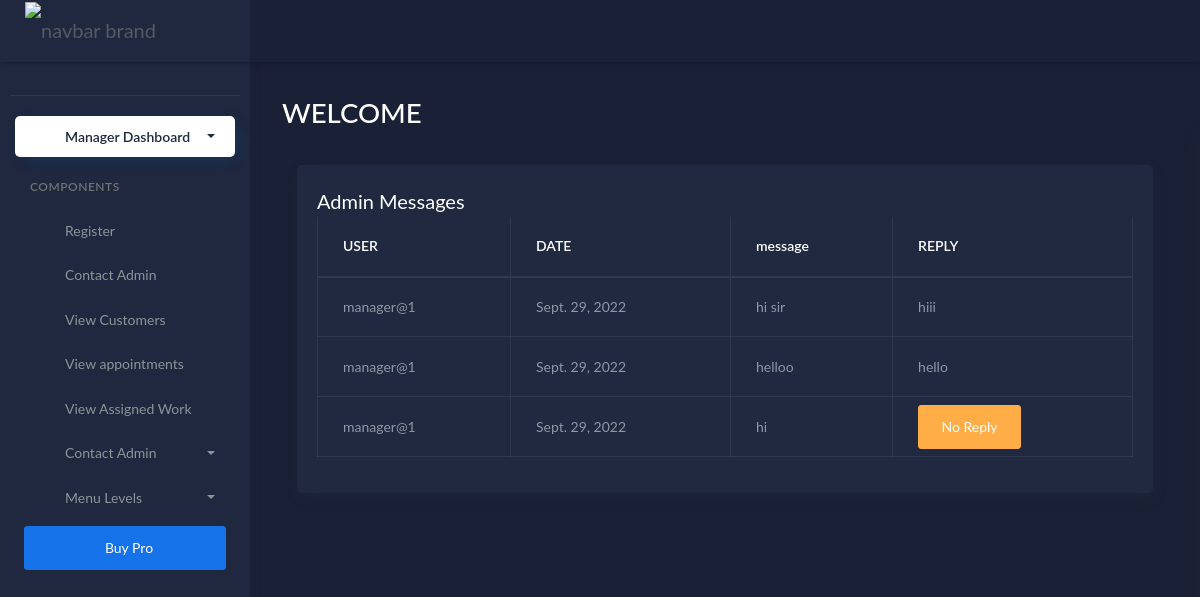
Before: /adminreplyview (signed in) with the older database file.
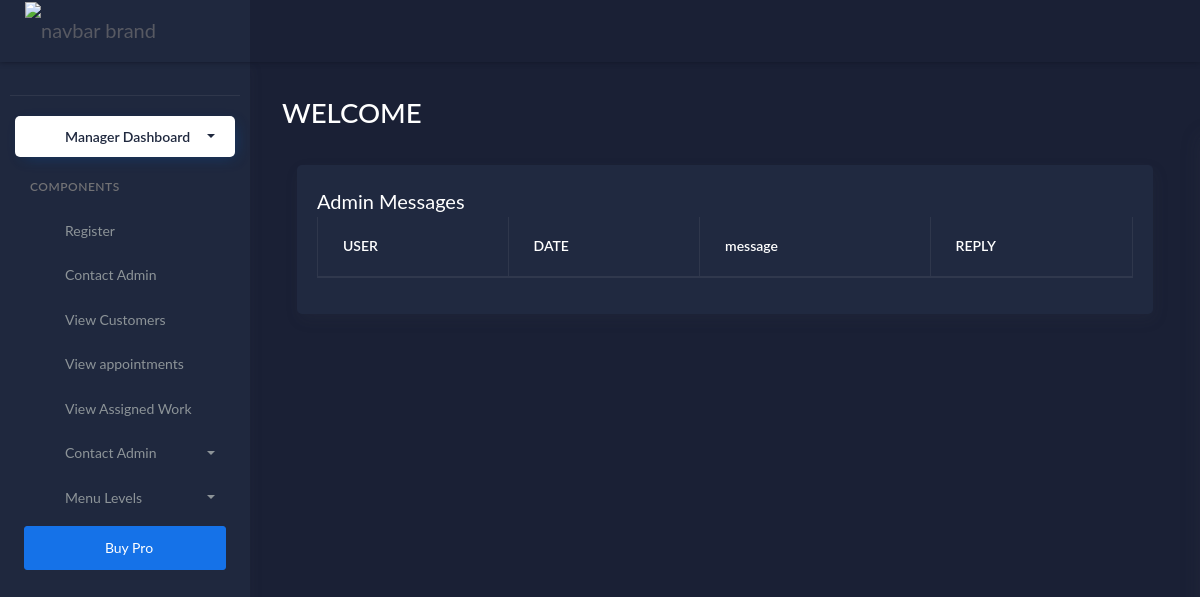
After: the same page with the newer database file.
### workshopapp/models.py (models this page shows)
class Manager_Contact_Admin(models.Model):
    user = models.ForeignKey(Login, on_delete=models.DO_NOTHING)
    date = models.DateField(auto_now=True)
    message = models.CharField(max_length=500)
    reply = models.CharField(max_length=500, null=True, blank=True)

class Login(AbstractUser):
    is_manager = models.BooleanField(default=False)
    is_customer = models.BooleanField(default=False)

### workshopapp/managerviews.py (the view)
# urls.py: path('adminreplyview',managerviews.Admin_reply_view_to_manager,name='adminreplyview'),
@login_required(login_url='loginpage')
def Admin_reply_view_to_manager(request):
    u = request.user
    data = Manager_Contact_Admin.objects.filter(user=u)
    return render(request, 'manager/adminreplyview.html', {'data': data})

### templates/manager/adminreplyview.html
{% extends 'manager/manager.html' %}
{% block content %}
<div class="col-lg-12 stretch-card">
                <div class="card">
                  <div class="card-body">
                    <h4 class="card-title">Admin Messages</h4>
                    <div class="table-responsive">
                      <table class="table table-bordered ">
                        <thead>
                          <tr>
                            <th class="card-title">USER</th>
                            <th class="card-title">DATE</th>
                            <th class="card-title">message</th>
                            <th class="card-title">REPLY</th>
                          </tr>
                        </thead>
                        <tbody>
                        {% for i in data %}
                          <tr class="table-default">
                            <td>{{ i.user }}  </td>
                            <td>{{ i.date }}  </td>
                            <td>{{ i.message }}  </td>
                            <td>
                              {% if i.reply == None %}
                              <a href="#" class="btn btn-warning">No Reply</a>
                              {% else %}
                              {{ i.reply }}
                              {% endif %}
                            </td>
                          </tr>
                        {% endfor %}
                        </tbody>
                      </table>
                    </div>
                  </div>
                </div>
              </div>
            </div>
          </div>
{% endblock %}

Changed rows visible on the page:
no longer on this page (row edited): Manager_Contact_Admin: user "manager@1", date "Sept. 29, 2022", message "hi sir", reply "hiii"
removed Manager_Contact_Admin: user "manager@1", date "Sept. 29, 2022", message "helloo", reply "hello"
removed Manager_Contact_Admin: user "manager@1", date "Sept. 29, 2022", message "hi", shows "No Reply"
